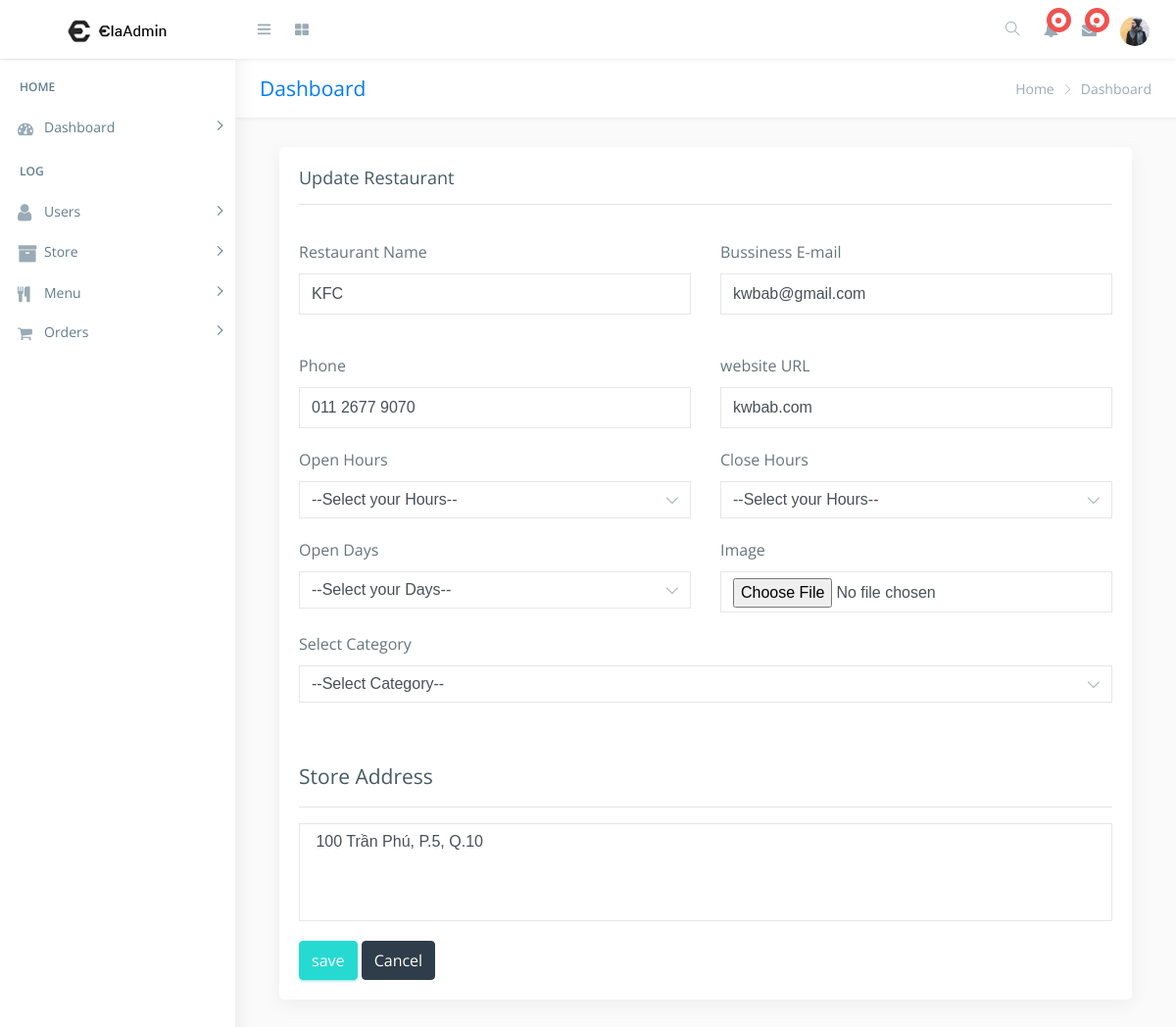
Page /admin/update_restraunt.php?res_upd=49 on the committed database.
### tables this page shows
CREATE TABLE `restaurant` (
  `rs_id` int(222) NOT NULL,
  `c_id` int(222) NOT NULL,
  `title` varchar(222) NOT NULL,
  `email` varchar(222) NOT NULL,
  `phone` varchar(222) NOT NULL,
  `url` varchar(222) NOT NULL,
  `o_hr` varchar(222) NOT NULL,
  `c_hr` varchar(222) NOT NULL,
  `o_days` varchar(222) NOT NULL,
  `address` text NOT NULL,
  `image` text NOT NULL,
  `date` timestamp NOT NULL DEFAULT current_timestamp() ON UPDATE current_timestamp()
);

### admin/update_restraunt.php (the view, shortened to what this page needs)
<!DOCTYPE html>
<html lang="en">
<?php
include("../connection/connect.php");
?>
<head>
    <link href="css/lib/bootstrap/bootstrap.min.css" rel="stylesheet">
    <link href="css/helper.css" rel="stylesheet">
    <link href="css/style.css" rel="stylesheet">
</head>
<body class="fix-header">
    <div id="main-wrapper">
        <div class="header">
            <nav class="navbar top-navbar navbar-expand-md navbar-light">
                <div class="navbar-header">
                    <a class="navbar-brand" href="index.html">
                        <b><img src="images/logo.png" alt="homepage"
                                class="dark-logo" /></b>
                        <span><img src="images/logo-text.png" alt="homepage"
                                class="dark-logo" /></span>
                    </a>
                </div>
                <div class="navbar-collapse">
                    <ul class="navbar-nav mr-auto mt-md-0">
                        <li class="nav-item m-l-10"> <a
                                class="nav-link sidebartoggler hidden-sm-down text-muted  "
                                href="javascript:void(0)"><i
                                    class="ti-menu"></i></a> </li>
                        <li class="nav-item dropdown mega-dropdown"> <a
                                class="nav-link dropdown-toggle text-muted  "
                                href="#" data-toggle="dropdown"
                                aria-haspopup="true" aria-expanded="false"><i
                                    class="fa fa-th-large"></i></a>
                        </li>
                    </ul>
                    <ul class="navbar-nav my-lg-0">
                        <li class="nav-item hidden-sm-down search-box"> <a
                                class="nav-link hidden-sm-down text-muted  "
                                href="javascript:void(0)"><i
                                    class="ti-search"></i></a>
                        </li>
                        <li class="nav-item dropdown">
                            <a class="nav-link dropdown-toggle text-muted text-muted  "
                                href="#" data-toggle="dropdown"
                                aria-haspopup="true" aria-expanded="false"> <i
                                    class="fa fa-bell"></i>
                                <div class="notify"> <span
                                        class="heartbit"></span> <span
                                        class="point"></span> </div>
                            </a>
                        </li>
                        <li class="nav-item dropdown">
                            <a class="nav-link dropdown-toggle text-muted  "
                                href="#" id="2" data-toggle="dropdown"
                                aria-haspopup="true" aria-expanded="false"> <i
                                    class="fa fa-envelope"></i>
                                <div class="notify"> <span
                                        class="heartbit"></span> <span
                                        class="point"></span> </div>
                            </a>
                        </li>
                        <li class="nav-item dropdown">
                            <a class="nav-link dropdown-toggle text-muted  "
                                href="#" data-toggle="dropdown"
                                aria-haspopup="true" aria-expanded="false"><img
                                    src="images/users/5.jpg" alt="user"
                                    class="profile-pic" /></a>
                        </li>
                    </ul>
                </div>
            </nav>
        </div>
        <div class="left-sidebar">
            <div class="scroll-sidebar">
                <nav class="sidebar-nav">
                    <ul id="sidebarnav">
                        <li class="nav-devider"></li>
                        <li class="nav-label">Home</li>
                        <li> <a class="has-arrow  " href="#"
                                aria-expanded="false"><i
                                    class="fa fa-tachometer"></i><span
                                    class="hide-menu">Dashboard</span></a>
                        </li>
                        <li class="nav-label">Log</li>
                        <li> <a class="has-arrow  " href="#"
                                aria-expanded="false"> <span><i
                                        class="fa fa-user f-s-20 "></i></span><span
                                    class="hide-menu">Users</span></a>
                        </li>
                        <li> <a class="has-arrow  " href="#"
                                aria-expanded="false"><i
                                    class="fa fa-archive f-s-20 color-warning"></i><span
                                    class="hide-menu">Store</span></a>
                        </li>
                        <li> <a class="has-arrow  " href="#"
                                aria-expanded="false"><i class="fa fa-cutlery"
                                    aria-hidden="true"></i><span
                                    class="hide-menu">Menu</span></a>
                        </li>
                        <li> <a class="has-arrow  " href="#"
                                aria-expanded="false"><i
                                    class="fa fa-shopping-cart"
                                    aria-hidden="true"></i><span
                                    class="hide-menu">Orders</span></a>
                        </li>
                    </ul>
                </nav>
            </div>
        </div>
        <div class="page-wrapper" style="height:1200px;">
            <div class="row page-titles">
                <div class="col-md-5 align-self-center">
                    <h3 class="text-primary">Dashboard</h3>
                </div>
                <div class="col-md-7 align-self-center">
                    <ol class="breadcrumb">
                        <li class="breadcrumb-item"><a
                                href="javascript:void(0)">Home</a></li>
                        <li class="breadcrumb-item active">Dashboard</li>
                    </ol>
                </div>
            </div>
            <div class="container-fluid">
                <div class="col-lg-12">
                    <div class="card card-outline-primary">
                        <h4 class="m-b-0 ">Update Restaurant</h4>
                        <div class="card-body">
                            <form action='' method='post'
                                enctype="multipart/form-data">
                                <div class="form-body">
                                    <?php $ssql = "select * from restaurant where rs_id='$_GET[res_upd]'";
                                    $res = mysqli_query($db, $ssql);
                                    $row = mysqli_fetch_array($res); ?>
                                    <hr>
                                    <div class="row p-t-20">
                                        <div class="col-md-6">
                                            <div class="form-group">
                                                <label
                                                    class="control-label">Restaurant
                                                    Name</label>
                                                <input type="text"
                                                    name="res_name"
                                                    value="<?php echo $row['title'];  ?>"
                                                    class="form-control"
                                                    placeholder="John doe">
                                            </div>
                                        </div>
                                        <div class="col-md-6">
                                            <div class="form-group has-danger">
                                                <label
                                                    class="control-label">Bussiness
                                                    E-mail</label>
                                                <input type="text" name="email"
                                                    value="<?php echo $row['email'];  ?>"
                                                    class="form-control form-control-danger"
                                                    placeholder="example@gmail.com">
                                            </div>
                                        </div>
                                    </div>
                                    <div class="row p-t-20">
                                        <div class="col-md-6">
                                            <div class="form-group">
                                                <label
                                                    class="control-label">Phone
                                                </label>
                                                <input type="text" name="phone"
                                                    class="form-control"
                                                    value="<?php echo $row['phone'];  ?>"
                                                    placeholder="1-(555)-555-5555">
                                            </div>
                                        </div>
                                        <div class="col-md-6">
                                            <div class="form-group has-danger">
                                                <label
                                                    class="control-label">website
                                                    URL</label>
                                                <input type="text" name="url"
                                                    class="form-control form-control-danger"
                                                    value="<?php echo $row['url'];  ?>"
                                                    placeholder="http://example.com">
                                            </div>
                                        </div>
                                    </div>
                                    <div class="row">
                                        <div class="col-md-6">
                                            <div class="form-group">
                                                <label
                                                    class="control-label">Open
                                                    Hours</label>
                                                <select name="o_hr"
                                                    class="form-control custom-select"
                                                    data-placeholder="Choose a Category">
                                                    <option>--Select your
                                                        Hours--</option>
                                                </select>
                                            </div>
                                        </div>
                                        <div class="col-md-6">
                                            <div class="form-group">
                                                <label
                                                    class="control-label">Close
                                                    Hours</label>
                                                <select name="c_hr"
                                                    class="form-control custom-select"
                                                    data-placeholder="Choose a Category">
                                                    <option>--Select your
                                                        Hours--</option>
                                                </select>
                                            </div>
                                        </div>
                                        <div class="col-md-6">
                                            <div class="form-group">
                                                <label
                                                    class="control-label">Open
                                                    Days</label>
                                                <select name="o_days"
                                                    class="form-control custom-select"
                                                    data-placeholder="Choose a Category"
                                                    tabindex="1">
                                                    <option>--Select your Days--
                                                    </option>
                                                </select>
                                            </div>
                                        </div>
                                        <div class="col-md-6">
                                            <div class="form-group has-danger">
                                                <label
                                                    class="control-label">Image</label>
                                                <input type="file" name="file"
                                                    id="lastName"
                                                    class="form-control form-control-danger"
                                                    placeholder="12n">
                                            </div>
                                        </div>
                                        <div class="col-md-12">
                                            <div class="form-group">
                                                <label
                                                    class="control-label">Select
                                                    Category</label>
                                                <select name="c_name"
                                                    class="form-control custom-select"
                                                    data-placeholder="Choose a Category"
                                                    tabindex="1">
                                                    <option>--Select Category--
                                                    </option>
                                                </select>
                                            </div>
                                        </div>
                                    </div>
                                    <h3 class="box-title m-t-40">Store Address
                                    </h3>
                                    <hr>
                                    <div class="row">
                                        <div class="col-md-12 ">
                                            <div class="form-group">
                                                <textarea name="address"
                                                    type="text"
                                                    style="height:100px;"
                                                    class="form-control"> <?php echo $row['address']; ?> </textarea>
                                            </div>
                                        </div>
                                    </div>
                                </div>
                        </div>
                        <div class="form-actions">
                            <input type="submit" name="submit"
                                class="btn btn-success" value="save">
                            <a href="dashboard.php"
                                class="btn btn-inverse">Cancel</a>
                        </div>
                    </div>
                </div>
            </div>
        </div>
    </div>
</body>
</html>

### admin/css/helper.css (style rules this page uses)
.f-s-20 { font-size: 20px!important; }
.m-t-40 { margin-top: 40px!important; }
.m-b-0 { margin-bottom: 0px!important; }
.m-l-10 { margin-left: 10px!important; }
.p-t-20 { padding-top: 20px!important; }

### rows in the picture
restaurant: res_name "KFC", email "kwbab@gmail.com", phone "011 2677 9070", url "kwbab.com", address "100 Trần Phú, P.5, Q.10"
